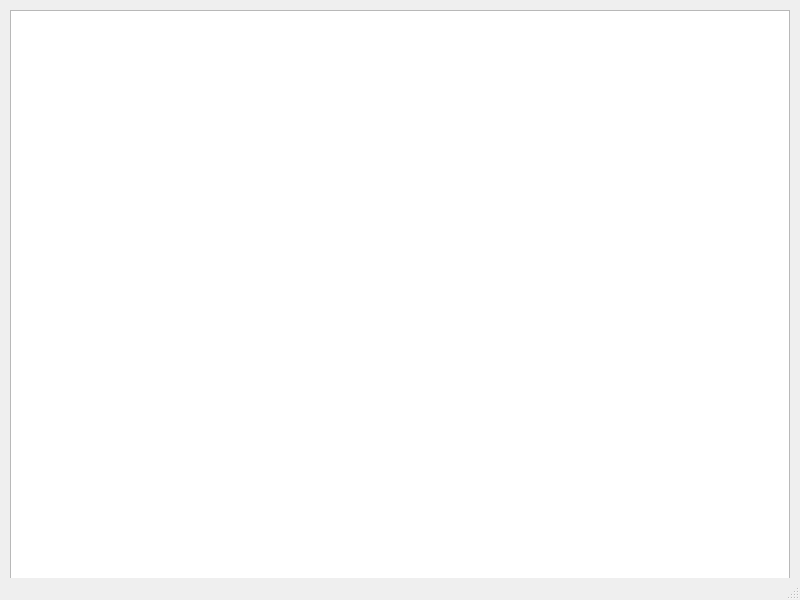
<?xml version="1.0" encoding="UTF-8"?>
<ui version="4.0">
 <class>MainWindow</class>
 <widget class="QMainWindow" name="MainWindow">
  <property name="geometry">
   <rect>
    <x>0</x>
    <y>0</y>
    <width>800</width>
    <height>600</height>
   </rect>
  </property>
  <property name="windowTitle">
   <string>Coffee Information</string>
  </property>
  <widget class="QWidget" name="centralwidget">
   <widget class="QTableWidget" name="tableWidget">
    <property name="geometry">
     <rect>
      <x>10</x>
      <y>10</y>
      <width>780</width>
      <height>580</height>
     </rect>
    </property>
   </widget>
  </widget>
  <widget class="QMenuBar" name="menubar">
   <property name="geometry">
    <rect>
     <x>0</x>
     <y>0</y>
     <width>800</width>
     <height>21</height>
    </rect>
   </property>
  </widget>
  <widget class="QStatusBar" name="statusbar"/>
 </widget>
 <resources/>
 <connections/>
</ui>
